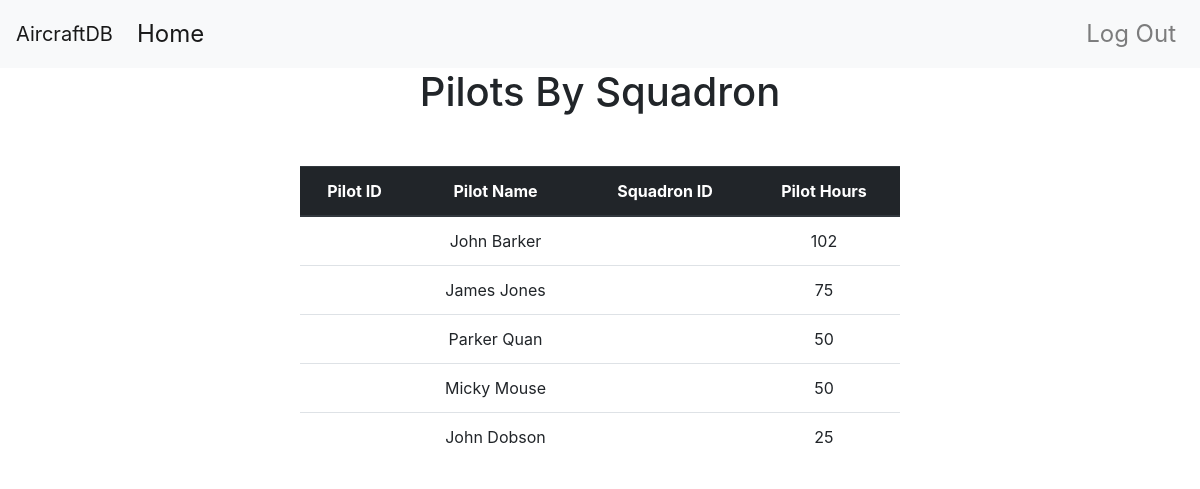
Page /pilot/pilots (signed in) on the earlier database version.
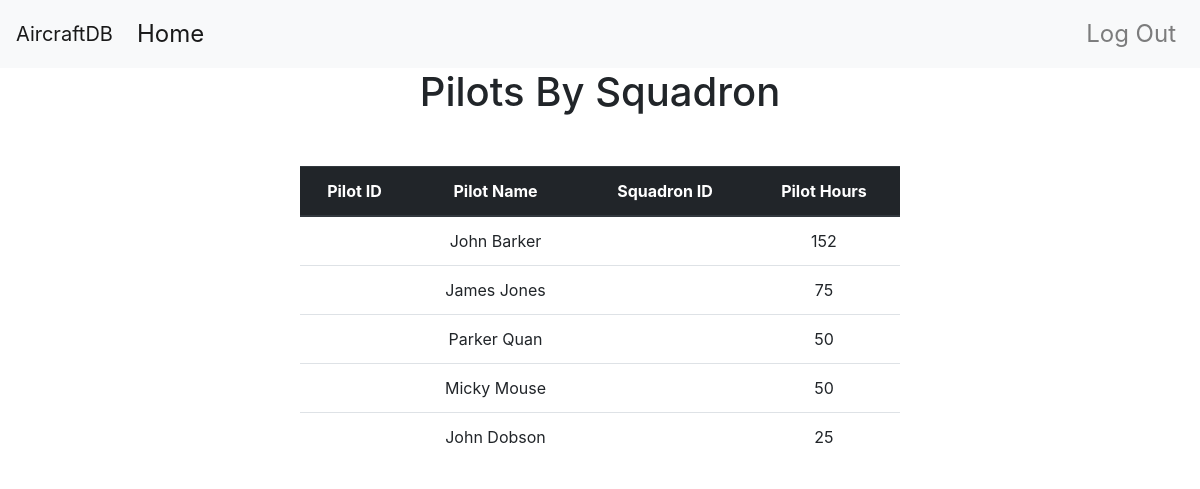
Same page on the later database version.
### app/models.py (models this page shows, shortened)
class User(UserMixin, db.Model, Base):
    __tablename__ = 'user'
    id = db.Column(db.Integer, primary_key=True)
    username = db.Column(db.String(15))
    password = db.Column(db.String(80))
    squadron_id = db.Column(db.Integer, db.ForeignKey('squadron.id'))
    type = db.Column(db.String(50))
    __mapper_args__ = {
        'polymorphic_identity' : 'user',
        'polymorphic_on': type
    }

class Pilot(User):
    __tablename__ = 'pilot'
    id = db.Column(db.Integer, db.ForeignKey('user.id'), primary_key=True)
    name = db.Column(db.String(80))
    hours = db.Column(db.Integer)
    __mapper_args__={'polymorphic_identity': 'pilot'}
    '''
    Insert pilots into the database
    '''

### app/main/views.py (the view)
@main.route('/pilot/pilots')
def pilot_list():
    result =[]
    squadron_id=current_user.squadron_id
    sql = "SELECT pilot.name, hours FROM pilot WHERE pilot.id in (SELECT user.id FROM user WHERE squadron_id = ?) ORDER BY hours DESC"
    c = db.engine.connect()
    for row in c.execute(sql, (squadron_id,)):
        result.append(row)
    return render_template('/pilot/pilots.html', data=result)

### app/models.py (called while the page is built)
@login_manager.user_loader
def user_loader(id):
    return User.query.get(id)

### app/templates/pilot/pilots.html
{% extends "base.html" %}
{% block page_content %}
<div class="table_heading">
    <h1>Pilots By Squadron</h1>
</div>
  <div class="second-container">
    <table class="table">
    <thead class="thead-dark">
      <tr>
        <th scope="col">Pilot ID</th>
        <th scope="col">Pilot Name</th>
        <th scope="col">Squadron ID</th>
        <th scope="col">Pilot Hours</th>
      </tr>
    </thead>
    <tbody>
    {% for pilot in data %}
      <tr>
        <th scope="row"> {{pilot.id}} </th>
        <td>{{pilot.name}}</td>
        <td>{{pilot.squadron_id}}</td>
        <td>{{pilot.hours}}</td>
        {% endfor %}
    </tbody>
  </table>
  </div>
{% endblock %}

Differences in the rows shown:
changed Pilot "John Barker": hours "102" → "152"
